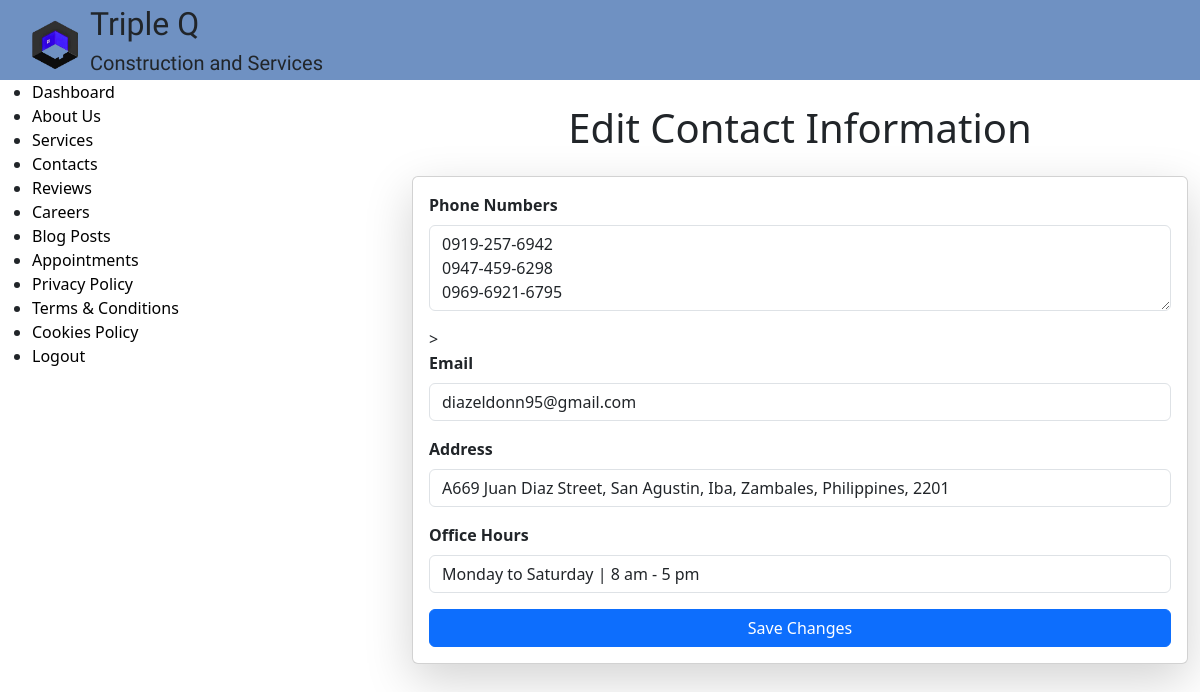
Page /admin/contactus (signed in) on the committed database.
### tables this page shows
CREATE TABLE contact_info (
    id INTEGER PRIMARY KEY AUTOINCREMENT,
    phone TEXT NOT NULL,
    email TEXT NOT NULL,
    address TEXT NOT NULL,
    office_hours TEXT NOT NULL
);

### app.py (the view, shortened to what this page needs)
@app.route("/admin/contactus", methods=["GET", "POST"])
@login_required
def admin_contact():
    contact = db.execute("SELECT * FROM contact_info WHERE id = 1")[0]
    return render_template("admin_contact.html", contact=contact)

### app.py (called while the page is built)
def login_required(f):
    @wraps(f)
    def decorated_function(*args, **kwargs):
        if "admin_id" not in session:
            flash("Please log in to access this page.", "warning")
            return redirect(url_for("adminlog"))
        return f(*args, **kwargs)
    return decorated_function

### templates/admin_contact.html (shortened to what this page needs)
{% extends "adminlayout.html" %}
{% block content %}
    <div class="container mt-4">
        <h1 class="mb-4 text-center">Edit Contact Information</h1>
        <div class="card shadow-lg">
            <div class="card-body">
                <form method="POST">
                    <div class="mb-3">
                        <label for="phone" class="form-label fw-bold">Phone Numbers</label>
                        <textarea class="form-control" id="phone" name="phone" rows="3" required>{{ contact.phone | replace('<br>', '\n') }}</textarea>
                    </div>>
                    <div class="mb-3">
                        <label for="email" class="form-label fw-bold">Email</label>
                        <input type="email" class="form-control" id="email" name="email" value="{{ contact.email }}" required>
                    </div>
                    <div class="mb-3">
                        <label for="address" class="form-label fw-bold">Address</label>
                        <input type="text" class="form-control" id="address" name="address" value="{{ contact.address }}" required>
                    </div>
                    <div class="mb-3">
                        <label for="office_hours" class="form-label fw-bold">Office Hours</label>
                        <input type="text" class="form-control" id="office_hours" name="office_hours" value="{{ contact.office_hours }}" required>
                    </div>
                    <button type="submit" class="btn btn-primary w-100">Save Changes</button>
                </form>
            </div>
        </div>
    </div>
{% endblock %}

### static/styles/general.css (style rules this page uses)
html, body { margin: 0; padding: 0; overflow-x: hidden; min-height: 100vh; display: flex; flex-direction: column; }
body { background-color: rgba(245, 245, 245, 0.49); }
body, h2, h5 { margin: 0; padding: 0; font-family: "Arima"; }
body { position: relative; min-height: 100vh; }
button { border: none; background-color: #6F91C2; padding: 10px 30px; border-radius: 20px; transition: opacity 0.15s; }

### rows in the picture
contact_info: phone "0919-257-6942 0947-459-6298 0969-6921-6795", email "diazeldonn95@gmail.com", address "A669 Juan Diaz Street, San Agustin, Iba, Zambales, Philippines, 2201", office_hours "Monday to Saturday | 8 am - 5 pm"
